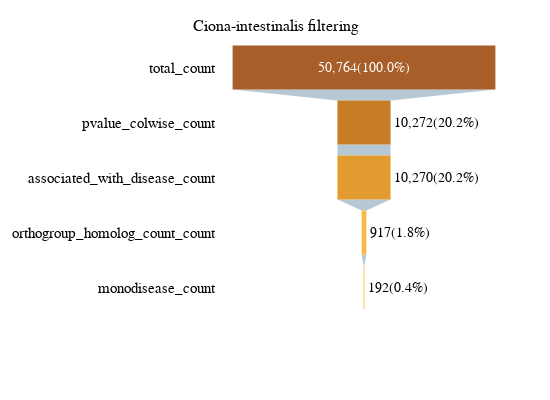
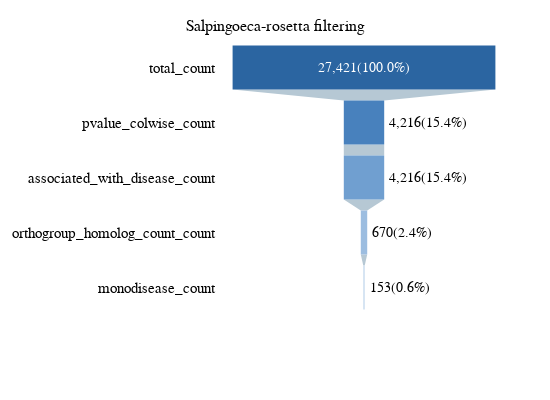

The notebook cell these images were saved under, in order:
### Markdown cell above
## 1.3 Running the filtering pipeline

This section contains the code for running the filtering pipeline.
This filtering relies on the default filtering pipeline, which is defined in the `zoogletools.filtering` module. You can also define your own filtering pipeline by creating a new F`ilteringPipeline` object and adding your own `Filter`s.

### Code cell
results = {}

for organism in organisms:
    filtered_hits, filter_counts = zt.filtering.filter_organism_proteins(
        target_organism=organism,
        data_dirpath=DATA_DIR,
        disease_data_filepath="../data/2025-04-21-merged-disease-datasets.tsv",
    )

    results[organism] = {
        "filtered_hits": filtered_hits,
        "filter_counts": filter_counts,
    }

    filtered_hits.to_csv(
        f"{organism}_filtered_hits_{version_suffix}.tsv",
        sep="\t",
    )

    fig = zt.plotting.create_funnel_plot(
        filter_counts,
        title=f"{organism} filtering",
        save_filepath=f"figures/{organism}_filtering_funnel_plot_{version_suffix}.html",
        width=550,
        color_list=organism_color_palettes[organism],
    )

    fig.show()

    final_table = zt.filtering.create_final_filtered_sheet(
        filtered_hits,
        f"{organism}_filtered_hits_{version_suffix}.tsv",
    )

    display(final_table)

### Figure 1 — Plotly figure (JSON) as saved in the notebook; plotly's stock layout.template omitted (floating-point values rounded to 4 significant figures)
{"data": [{"connector": {"fillcolor": "#B6C8D4"}, "customdata": ["Starting items: 50764<br>100% remaining", "Filter: pvalue_colwise_count<br>Items remaining: 10272<br>Removed: 40492 (79.8%)<br>20.23% remaining", "Filter: associated_with_disease_count<br>Items remaining: 10270<br>Removed: 2 (0.0%)<br>20.23% remaining", "Filter: orthogroup_homolog_count_count<br>Items remaining: 917<br>Removed: 9353 (91.1%)<br>1.81% remaining", "Filter: monodisease_count<br>Items remaining: 192<br>Removed: 725 (79.1%)<br>0.38% remaining"], "hovertemplate": "%{customdata}<extra></extra>", "marker": {"color": ["#a85e28", "#c67d24", "#e19b2e", "#f7b846", "#fcca5a", "#fcd983", "#f5e4be"]}, "textinfo": "none", "type": "funnel", "x": [50764, 10272, 10270, 917, 192], "y": ["total_count", "pvalue_colwise_count", "associated_with_disease_count", "orthogroup_homolog_count_count", "monodisease_count"]}], "layout": {"annotations": [{"font": {"color": "white", "family": "SuisseIntlMono", "size": 14}, "showarrow": false, "text": "50,764(100.0%)", "x": 0.5, "xanchor": "center", "y": "total_count"}, {"font": {"color": "black", "family": "SuisseIntlMono", "size": 14}, "showarrow": false, "text": "10,272(20.2%)", "x": 5436, "xanchor": "left", "y": "pvalue_colwise_count"}, {"font": {"color": "black", "family": "SuisseIntlMono", "size": 14}, "showarrow": false, "text": "10,270(20.2%)", "x": 5435, "xanchor": "left", "y": "associated_with_disease_count"}, {"font": {"color": "black", "family": "SuisseIntlMono", "size": 14}, "showarrow": false, "text": "917(1.8%)", "x": 758.5, "xanchor": "left", "y": "orthogroup_homolog_count_count"}, {"font": {"color": "black", "family": "SuisseIntlMono", "size": 14}, "showarrow": false, "text": "192(0.4%)", "x": 396, "xanchor": "left", "y": "monodisease_count"}], "height": 400, "title": {"text": "Ciona-intestinalis filtering", "x": 0.5, "xanchor": "center", "y": 0.95, "yanchor": "top"}, "width": 550, "yaxis": {"showline": false, "ticks": ""}}}

### Figure 2 — Plotly figure (JSON) as saved in the notebook; plotly's stock layout.template omitted (floating-point values rounded to 4 significant figures)
{"data": [{"connector": {"fillcolor": "#B6C8D4"}, "customdata": ["Starting items: 27421<br>100% remaining", "Filter: pvalue_colwise_count<br>Items remaining: 4216<br>Removed: 23205 (84.6%)<br>15.38% remaining", "Filter: associated_with_disease_count<br>Items remaining: 4216<br>Removed: 0 (0.0%)<br>15.38% remaining", "Filter: orthogroup_homolog_count_count<br>Items remaining: 670<br>Removed: 3546 (84.1%)<br>2.44% remaining", "Filter: monodisease_count<br>Items remaining: 153<br>Removed: 517 (77.2%)<br>0.56% remaining"], "hovertemplate": "%{customdata}<extra></extra>", "marker": {"color": ["#2b65a1", "#4881bd", "#709fd0", "#9cbde0", "#c8dcef", "#f4fbff"]}, "textinfo": "none", "type": "funnel", "x": [27421, 4216, 4216, 670, 153], "y": ["total_count", "pvalue_colwise_count", "associated_with_disease_count", "orthogroup_homolog_count_count", "monodisease_count"]}], "layout": {"annotations": [{"font": {"color": "white", "family": "SuisseIntlMono", "size": 14}, "showarrow": false, "text": "27,421(100.0%)", "x": 0.5, "xanchor": "center", "y": "total_count"}, {"font": {"color": "black", "family": "SuisseIntlMono", "size": 14}, "showarrow": false, "text": "4,216(15.4%)", "x": 2408, "xanchor": "left", "y": "pvalue_colwise_count"}, {"font": {"color": "black", "family": "SuisseIntlMono", "size": 14}, "showarrow": false, "text": "4,216(15.4%)", "x": 2408, "xanchor": "left", "y": "associated_with_disease_count"}, {"font": {"color": "black", "family": "SuisseIntlMono", "size": 14}, "showarrow": false, "text": "670(2.4%)", "x": 635, "xanchor": "left", "y": "orthogroup_homolog_count_count"}, {"font": {"color": "black", "family": "SuisseIntlMono", "size": 14}, "showarrow": false, "text": "153(0.6%)", "x": 376.5, "xanchor": "left", "y": "monodisease_count"}], "height": 400, "title": {"text": "Salpingoeca-rosetta filtering", "x": 0.5, "xanchor": "center", "y": 0.95, "yanchor": "top"}, "width": 550, "yaxis": {"showline": false, "ticks": ""}}}
